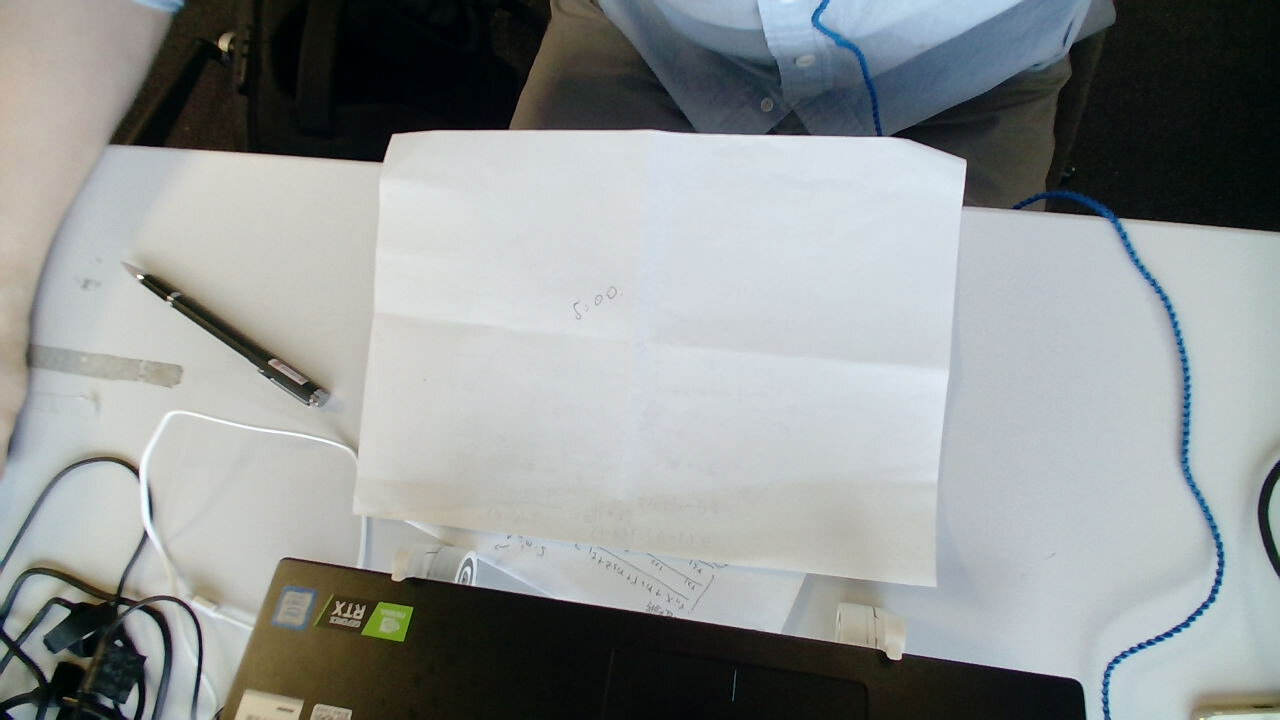
#> input picture images/Picture1.jpg, 1280 x 720 px, found by its file name
$ python demo_hist.py
#> lines starting #> are read from the running program, lines starting #| are printed output that depends on the picture


import cv2
# [7 lines of commented-out code are left out]

import matplotlib.pyplot as plt
# [8 lines of commented-out code are left out]

o=cv2.imread("Picture1.jpg")
#> o is the input picture: shape (720, 1280, 3); mean B, G, R 148.1, 148.5, 144.1
# histb=cv2.calcHist([o],[0],None,[256],[0,255])
# plt.plot(histb,color='b')

histb=cv2.calcHist([o],[0],None,[256],[0,255])
#> histb = 256 values, max 27153 at index 203, min 0 at index 255, mean 3599.5
histg=cv2.calcHist([o],[1],None,[256],[0,255])
#> histg = 256 values, max 24310 at index 200, min 0 at index 255, mean 3599.6
histr=cv2.calcHist([o],[2],None,[256],[0,255])
#> histr = 256 values, max 22300 at index 212, min 0 at index 255, mean 3599.9
plt.plot(histb,color='b')
plt.plot(histg,color='g')
plt.plot(histr,color='r')

plt.show()
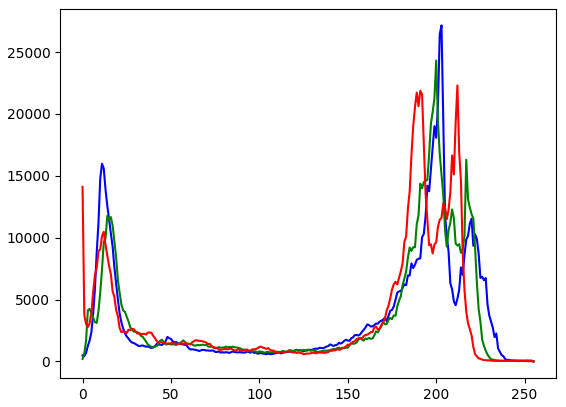
#> figure drawn by matplotlib, 1 panel; curve peaks at x = 203, y = 27153; curve peaks at x = 200, y = 24310; curve peaks at x = 212, y = 22300

$ run again, with images/building.jpg copied over images/Picture1.jpg
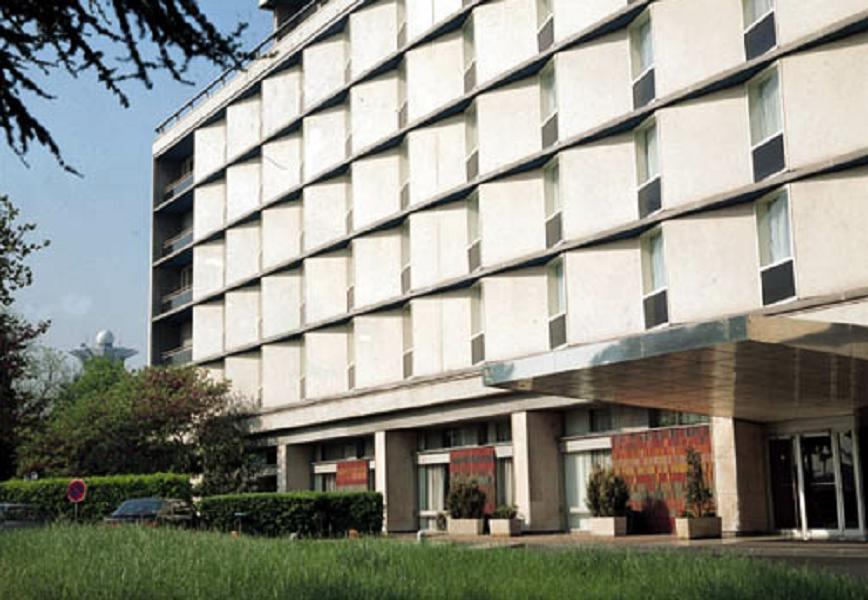
#> input picture images/building.jpg, 868 x 600 px, found by its file name
#> o is the input picture: shape (600, 868, 3); mean B, G, R 133.7, 143.6, 142.9
#> histb = 256 values, max 5964 at index 213, min 0 at index 255, mean 2033.2
#> histg = 256 values, max 6973 at index 189, min 0 at index 255, mean 2030.6
#> histr = 256 values, max 9383 at index 247, min 0 at index 255, mean 2024.9
#> `plt.show()`:
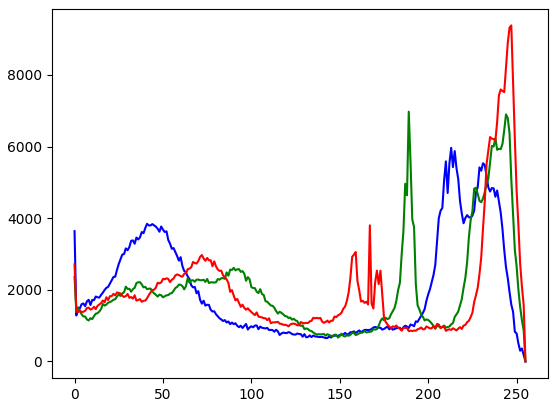
#> figure drawn by matplotlib, 1 panel; curve peaks at x = 213, y = 5964; curve peaks at x = 189, y = 6973; curve peaks at x = 247, y = 9383

$ run again, with images/circle.jpg copied over images/Picture1.jpg
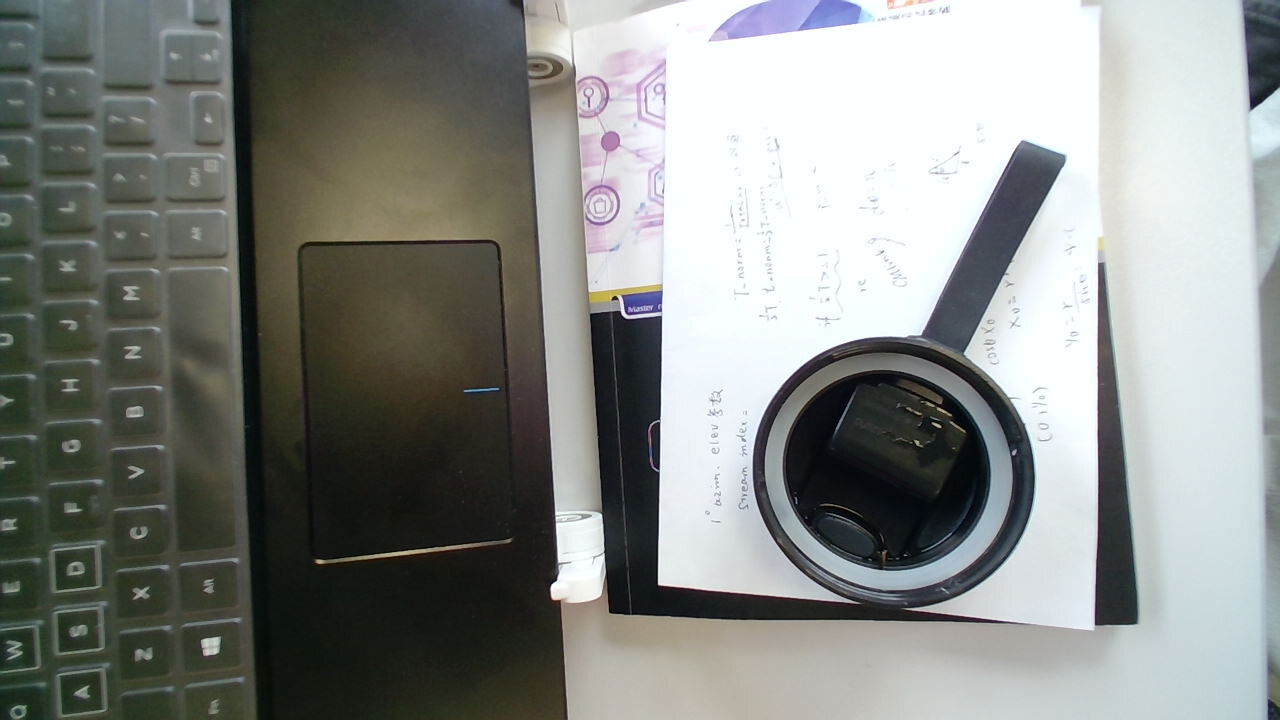
#> input picture images/circle.jpg, 1280 x 720 px, found by its file name
#> o is the input picture: shape (720, 1280, 3); mean B, G, R 133.7, 137.1, 134
#> histb = 256 values, max 10580 at index 18, min 0 at index 255, mean 3099.3
#> histg = 256 values, max 10440 at index 22, min 0 at index 255, mean 3174.2
#> histr = 256 values, max 61510 at index 252, min 0 at index 255, mean 3596.6
#> `plt.show()`:
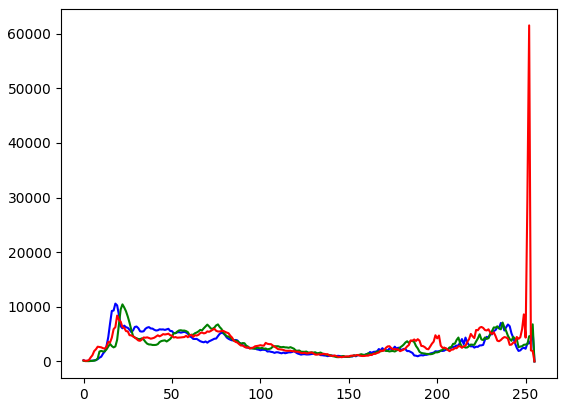
#> figure drawn by matplotlib, 1 panel; curve peaks at x = 18, y = 10580; curve peaks at x = 22, y = 10440; curve peaks at x = 252, y = 61510
